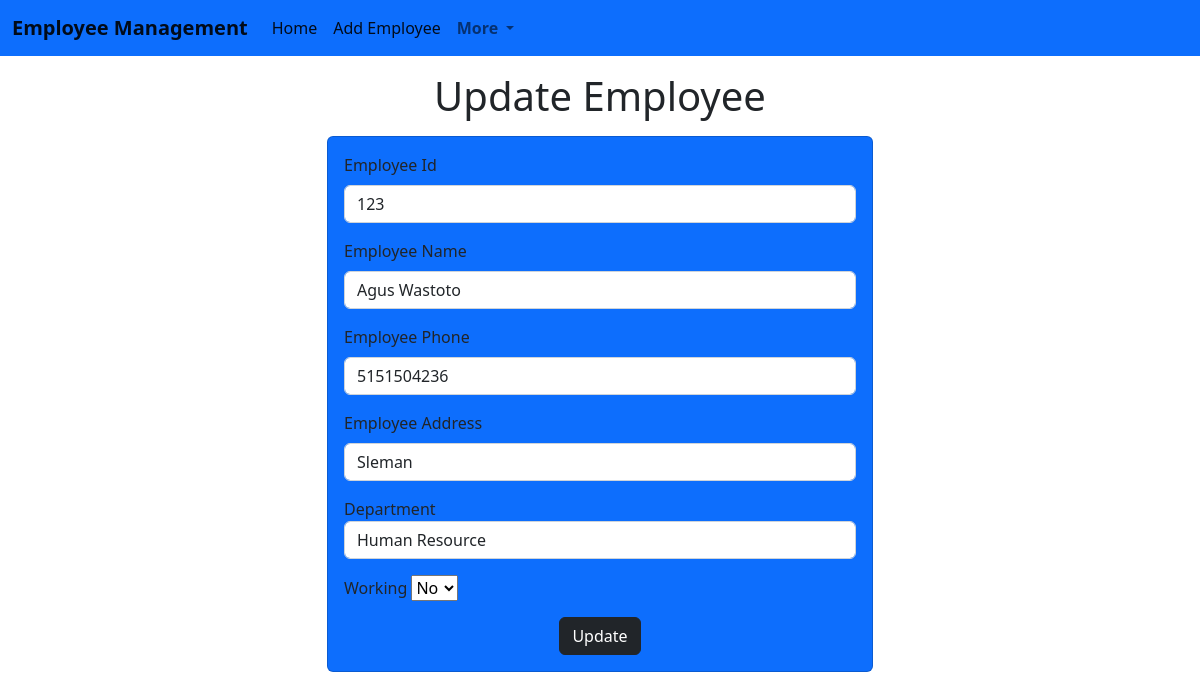
/Emp/update_emp/123, run on the app's committed database.
### Employee/models.py (models this page shows)
class Employee(models.Model):
    name = models.CharField(max_length=200)
    emp_id = models.AutoField(primary_key=True)
    phone= models.BigIntegerField(max_length=12)
    address = models.CharField(max_length=200)
    working = models.CharField(max_length=12)
    department = models.CharField(max_length=150)

### Employee/views.py (the view)
# urls.py: path('update_emp/<int:emp_id>',Update_emp),
def Update_emp(request, emp_id):
    emp = Employee.objects.get(emp_id = emp_id)  # Fetch using the correct field
    return render(request, 'Emp/Update_emp.html',{'emp':emp})

### templates/Emp/Update_emp.html (shortened to what this page needs)
<!doctype html>
<html lang="en">
  <head>
    <link href="https://cdn.jsdelivr.net/npm/bootstrap@5.2.3/dist/css/bootstrap.min.css" rel="stylesheet">
  </head>
  <body>
    {% include "Emp/navbar.html" %}
    <h1 class="text-center my-3">Update Employee</h1>
    <div class="container">
        <div class="row">
            <div class="col-md-6 offset-md-3">
                <div class="card bg-primary">
                    <div class="card-body">
                        <form action="/Emp/do_update_emp/{{emp.emp_id}}" method='POST'>
                            <div class="mb-3">
                                <label for="Id" class="form-label">Employee Id</label>
                                <input type="text"
                                class="form-control" id="Id"
                                placeholder="Employee id"
                                name="emp_id"
                                value="{{emp.emp_id}}"
                                >
                            </div>
                            <div class="mb-3">
                                <label for="name" class="form-label">Employee Name</label>
                                <input type="text" class="form-control"
                                id="name" placeholder="Employee Full name"
                                name = "emp_name"
                                value="{{emp.name}}"
                                >
                            </div>
                            <div class="mb-3">
                                <label for="phone" class="form-label">Employee Phone</label>
                                <input type="text" class="form-control"
                                id="phone"
                                placeholder="Employee Phone number"
                                name = "emp_phone"
                                value="{{emp.phone}}"
                                >
                            </div>
                            <div class="mb-3">
                                <label for="address" class="form-label">Employee Address</label>
                                <input type="text"
                                class="form-control" id="address"
                                placeholder="Employee Address"
                                name = "emp_address"
                                value="{{emp.address}}"
                                >
                            </div>
                            <div class="mb-3">
                                <label for="department">Department</label>
                                <select name="emp_department" id="department" class="form-control" value="{{emp.emp_department}}" >
                                    <option value="HR" {% if emp.department == "HR" %}selected{% endif %}>Human Resource</option>
                                </select>
                            </div>
                            <div class="mb-3">
                                <label for="working">Working</label>
                                <select name="emp_working" id="working"  value="{{emp.working}}">
                                    <option value="No" {% if emp.working == "No" %}selected{% endif %}>No</option>
                                </select>
                            </div>
                            <div class="container text-center">
                                <button type="submit" class="btn btn-dark">Update </button>
                            </div>
                        </form>
                    </div>
                </div>
            </div>
        </div>
    </div>
  </body>
</html>

### data on the page
Employee: emp_id "123", emp_name "Agus Wastoto", emp_phone "5151504236", emp_address "Sleman", emp_department "Human Resource", emp_working "No"
